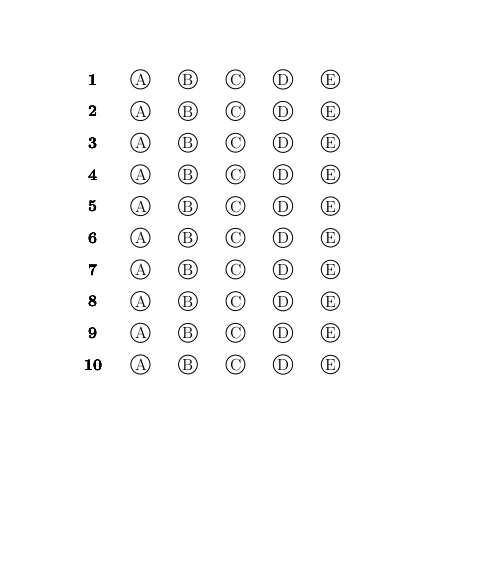
#> input picture Folha-Respostas-teste.png, 485 x 583 px
$ python corretor_OMR.py --image Folha-Respostas-teste.png
#> lines starting #> are read from the running program, lines starting #| are printed output that depends on the picture; after the words box and inside, x2 and y2 are one past the last pixel; in counts of white or black regions, pixels touching at a corner belong together
# importar bibliotecas importantes
from imutils.perspective import four_point_transform
from imutils import contours
import numpy as np
import argparse
import imutils
import cv2

# -----------------------------------------------------
# Funcao para exibir a imagem na tela - apenas teste
def printImagem(imagem):
    cv2.imshow("Janela", imagem)
    cv2.waitKey(0)
    cv2.destroyAllWindows()
# -----------------------------------------------------

# Funcao de preProcessamento do arquivo - teste
def preProcessa(file, ret_val='edged'):
    '''
    ret_val: tipo de imagem retornada
             'edged'  : imagem apos todo o pre-processamento
             'imagem' : imagem pura apos aberta
             'gray'   : imagem em escala de cinza
             'blurred': imagem apos grayscale e GaussianBlur
    '''
    imagem = cv2.imread(file)
    gray = cv2.cvtColor(imagem, cv2.COLOR_BGR2GRAY)
    blurred = cv2.GaussianBlur(gray, (5, 5), 0)
    edged = cv2.Canny(blurred, 75, 200)

    if ret_val == 'imagem':
        return imagem
    elif ret_val == 'gray':
        return gray
    elif ret_val == 'blurred':
        return blurred
    elif ret_val == 'edged':
        return edged
# -----------------------------------------------------

# Por enquanto a leitura é feita a partir de uma imagem estática
# passada por parametro.
# Sugestao: acrescentar a imagem de leitura diretamente a partir
# da camera.

#################################
#
# 1. CONSTRUCAO DO ARGPARSER
#
#################################

ap = argparse.ArgumentParser()
ap.add_argument("-i", "--image", required=True, help="caminho para a imagem")

# falta implementar
ap.add_argument("-g", "--gabarito",
        help="caminho para o arquivo de texto contendo o gabarito")
args = vars(ap.parse_args())

# gabarito - Implementar leitura do gabarito externa.
GABARITO = {0: 1, 1: 4, 2: 0, 3: 3, 4: 1}

######################################
#
# 2. Leitura e processamento da imagem
#
######################################

# Consiste na leitura da imagem, conversao para escala de cinza,
# aplicacao de blur e determinacao dos extremos (algoritmo Canny).
#
# OBSERVACAO - parametros que podem ser calibrados para melhor resultado:
# - kernel da GaussianBlur - (5, 5)
# - sigma da GaussinaBlur - 0
# - Histeresys threshold - Canny: minVal = 75, maxVal = 200
image = cv2.imread(args["image"])
#> image is the input picture: shape (583, 485, 3); min 0, max 255, mean 250.6
gray = cv2.cvtColor(image, cv2.COLOR_BGR2GRAY)
blurred = cv2.GaussianBlur(gray, (5, 5), 0)
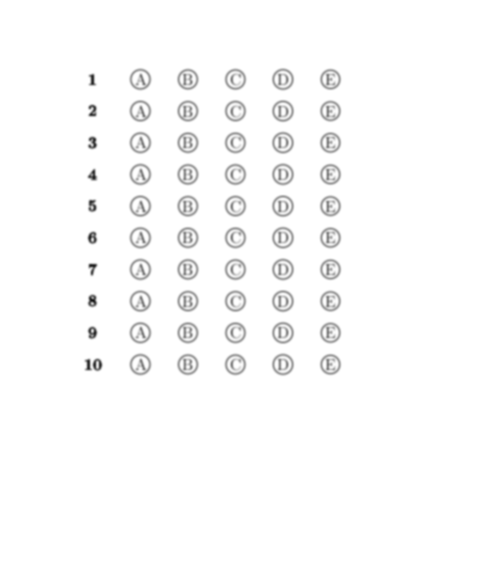
#> blurred: shape (583, 485); min 25, max 255, mean 250.6
edged = cv2.Canny(blurred, 75, 200)
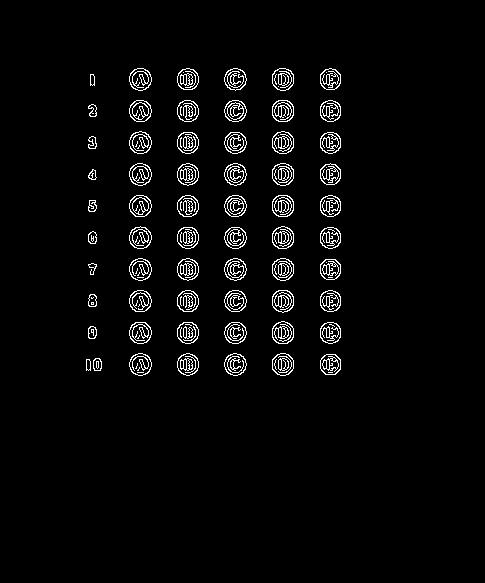
#> edged: shape (583, 485); 3.3% white in thin lines or dots, all inside (x1, y1, x2, y2) = (86, 68, 341, 376)


# print teste
#printImagem(edged)

######################################
#
# 3. Encontrar os contornos da folha
#
######################################

# Busca todos os contornos presentes na imagem (da folha, das alternativas
# dos valores) e, em seguida, ordena e filtra os limites da folha.

cnts = cv2.findContours(edged.copy(), cv2.RETR_EXTERNAL,
        cv2.CHAIN_APPROX_SIMPLE)
#> cnts = 61 contours; largest, box (x1, y1, x2, y2) and area: (272, 321, 294, 344) 386, (272, 290, 294, 313) 385, (272, 226, 294, 249) 384, (272, 68, 294, 91) 384, (272, 195, 294, 217) 383

cnts = imutils.grab_contours(cnts)

# contorno da folha de papel
docCnt = None

# Ordena os contornos e tenta encontrar a folha de papel
if len(cnts) > 0:     # se ao menos um contorno foi encontrado
    cnts = sorted(cnts, key=cv2.contourArea, reverse=True)

    # percorre o vetor de contornos em ordem decrescente de area
    for c in cnts:
        # determina o perimetro do contorno
        peri = cv2.arcLength(c, True)
        epsilon = 0.02 * peri

        # faz uma aproximacao da curva original 'c' por um
        # poligono com menos vertices.
        # epsilon e' a precisao da aproximacao. Nesse caso, 2% do
        # perimetro da curva.
        # Como temos uma folha com varias circunferencias,
        # a aproximacao de maior area e com 4 vértices deve ser
        # a folha de papel.

        approx = cv2.approxPolyDP(c, epsilon, True)

        if len(approx) == 4:
            docCnt = approx
            break
#> this loop made 61 passes
#> (peri, epsilon) on passes 1 to 12: (73.11, 1.46), (73.11, 1.46), (73.11, 1.46), (73.11, 1.46), (72.28, 1.45), (73.11, 1.46), (72.28, 1.45), (73.94, 1.48), (73.11, 1.46), (73.94, 1.48), (73.94, 1.48), (73.11, 1.46)

# aplica transformacao de perspectiva na imagem original e na
# cinza, para uma visao perpendicular do papel
#> (the run stopped early here; a loop or call above may not have finished)
